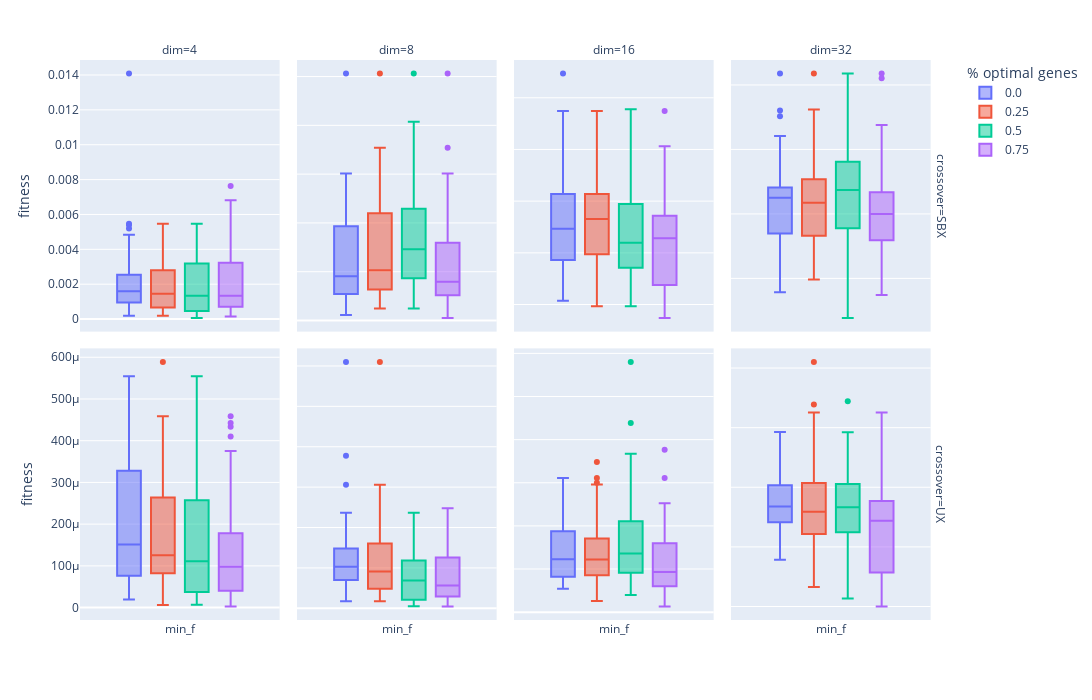

Notebook code cell kept with this figure:
### Code cell
#Performance values for the median seed fitness individuum only

import pandas as pd
import plotly.express as px
import plotly.graph_objects as go
import plotly.subplots as sp

gen = 50

performance_df = pd.read_csv("../data/sphere_function_data_out/performance.csv")
only_last_gen_performance = performance_df[performance_df.generation == gen]

#filter runs with optimal and worst point:
#only_last_gen_performance = only_last_gen_performance[only_last_gen_performance.seed_quality != "udopia"]
#only_last_gen_performance = only_last_gen_performance[only_last_gen_performance.seed_quality != "dystopia"]
only_last_gen_performance = only_last_gen_performance[only_last_gen_performance.seed_quality == "median"]
only_last_gen_performance = only_last_gen_performance[['min_f', 'percentage_of_optimal_genes', 'dim', 'crossover']]


#CI of Fitness = 1
fig = px.box(
    only_last_gen_performance,
    color="percentage_of_optimal_genes",
    facet_col="dim",
    facet_row="crossover",
    labels={
            "value": "fitness",
            "variable": "",
            "percentage_of_optimal_genes": "% optimal genes",
            "traceID_1" : "seed ind"
        },
    height=700, width=1400)
fig.update_yaxes(matches=None)#don't share the y axis

fig.write_image("figures/genome_vs_fitness_impact.pdf")
fig.show()

### Figure 1 — Plotly figure (JSON) as saved in the notebook; plotly's stock layout.template omitted (floating-point values rounded to 4 significant figures)
{"data": [{"alignmentgroup": "True", "hovertemplate": "% optimal genes=0.0<br>crossover=SBX<br>dim=4<br>=%{x}<br>fitness=%{y}<extra></extra>", "legendgroup": "0.0", "marker": {"color": "#636efa"}, "name": "0.0", "notched": false, "offsetgroup": "0.0", "orientation": "v", "showlegend": true, "type": "box", "x": ["min_f", "min_f", "min_f", "min_f", "min_f", "min_f", "min_f", "min_f", "min_f", "min_f", "min_f", "min_f", "min_f", "min_f", "min_f", "min_f", "min_f", "min_f", "min_f", "min_f", "min_f", "min_f", "min_f", "min_f", "min_f", "min_f", "min_f", "min_f", "min_f", "min_f", "min_f"], "x0": " ", "xaxis": "x5", "y": [0.001384, 0.0008812, 0.001665, 0.001334, 0.0004277, 0.001448, 0.002636, 0.003745, 0.0001965, 0.001445, 0.001689, 0.01408, 0.001603, 0.0002542, 0.00519, 0.001294, 0.0006855, 0.00182, 0.0002335, 0.002083, 0.004842, 0.0054, 0.001148, 0.005474, 0.004446, 0.001938, 0.00226, 0.002188, 0.00153, 0.0007743, 0.0004628], "y0": " ", "yaxis": "y5"}, {"alignmentgroup": "True", "hovertemplate": "% optimal genes=0.0<br>crossover=SBX<br>dim=8<br>=%{x}<br>fitness=%{y}<extra></extra>", "legendgroup": "0.0", "marker": {"color": "#636efa"}, "name": "0.0", "notched": false, "offsetgroup": "0.0", "orientation": "v", "showlegend": false, "type": "box", "x": ["min_f", "min_f", "min_f", "min_f", "min_f", "min_f", "min_f", "min_f", "min_f", "min_f", "min_f", "min_f", "min_f", "min_f", "min_f", "min_f", "min_f", "min_f", "min_f", "min_f", "min_f", "min_f", "min_f", "min_f", "min_f", "min_f", "min_f", "min_f", "min_f", "min_f", "min_f"], "x0": " ", "xaxis": "x6", "y": [0.02441, 0.09601, 0.2284, 0.08671, 0.1321, 0.2232, 0.01119, 0.181, 0.1757, 0.01639, 0.02473, 0.05292, 0.09356, 0.1634, 0.07387, 0.06255, 0.1379, 0.05855, 0.1975, 0.2499, 0.03592, 0.09075, 0.05096, 0.0808, 0.301, 0.223, 0.04818, 0.06005, 0.06804, 0.2703, 0.5061], "y0": " ", "yaxis": "y6"}, {"alignmentgroup": "True", "hovertemplate": "% optimal genes=0.0<br>crossover=SBX<br>dim=16<br>=%{x}<br>fitness=%{y}<extra></extra>", "legendgroup": "0.0", "marker": {"color": "#636efa"}, "name": "0.0", "notched": false, "offsetgroup": "0.0", "orientation": "v", "showlegend": false, "type": "box", "x": ["min_f", "min_f", "min_f", "min_f", "min_f", "min_f", "min_f", "min_f", "min_f", "min_f", "min_f", "min_f", "min_f", "min_f", "min_f", "min_f", "min_f", "min_f", "min_f", "min_f", "min_f", "min_f", "min_f", "min_f", "min_f", "min_f", "min_f", "min_f", "min_f", "min_f", "min_f"], "x0": " ", "xaxis": "x7", "y": [1.098, 1.179, 1.244, 1.343, 1.478, 0.7669, 0.9324, 0.8595, 1.232, 0.9317, 0.7973, 1.015, 0.6527, 2.734, 1.148, 1.384, 0.8606, 1.641, 1.614, 1.386, 1.048, 2.153, 0.8689, 2.03, 1.539, 1.535, 2.373, 1.775, 1.073, 0.5364, 1.581], "y0": " ", "yaxis": "y7"}, {"alignmentgroup": "True", "hovertemplate": "% optimal genes=0.0<br>crossover=SBX<br>dim=32<br>=%{x}<br>fitness=%{y}<extra></extra>", "legendgroup": "0.0", "marker": {"color": "#636efa"}, "name": "0.0", "notched": false, "offsetgroup": "0.0", "orientation": "v", "showlegend": false, "type": "box", "x": ["min_f", "min_f", "min_f", "min_f", "min_f", "min_f", "min_f", "min_f", "min_f", "min_f", "min_f", "min_f", "min_f", "min_f", "min_f", "min_f", "min_f", "min_f", "min_f", "min_f", "min_f", "min_f", "min_f", "min_f", "min_f", "min_f", "min_f", "min_f", "min_f", "min_f", "min_f"], "x0": " ", "xaxis": "x8", "y": [5.15, 6.432, 4.067, 10.35, 4.085, 6.73, 5.962, 6.71, 6.244, 7.825, 6.746, 6.03, 6.704, 9.205, 6.705, 7.535, 6.545, 6.419, 5.206, 6.047, 3.849, 8.417, 5.196, 6.575, 3.572, 6.502, 6.982, 9.03, 6.843, 5.0, 6.433], "y0": " ", "yaxis": "y8"}, {"alignmentgroup": "True", "hovertemplate": "% optimal genes=0.0<br>crossover=UX<br>dim=4<br>=%{x}<br>fitness=%{y}<extra></extra>", "legendgroup": "0.0", "marker": {"color": "#636efa"}, "name": "0.0", "notched": false, "offsetgroup": "0.0", "orientation": "v", "showlegend": false, "type": "box", "x": ["min_f", "min_f", "min_f", "min_f", "min_f", "min_f", "min_f", "min_f", "min_f", "min_f", "min_f", "min_f", "min_f", "min_f", "min_f", "min_f", "min_f", "min_f", "min_f", "min_f", "min_f", "min_f", "min_f", "min_f", "min_f", "min_f", "min_f", "min_f", "min_f", "min_f", "min_f"], "x0": " ", "xaxis": "x", "y": [1.945e-05, 3.874e-05, 0.0002865, 0.000342, 0.0001007, 7.485e-05, 0.0001513, 8.426e-05, 0.0001254, 0.000512, 3.956e-05, 0.0001827, 0.0005547, 0.0004584, 0.0001111, 0.0001612, 8.172e-05, 2.089e-05, 0.0001795, 0.0002611, 0.0001368, 0.0004949, 0.0003887, 0.0002416, 2.775e-05, 0.0004103, 8.099e-05, 0.0003514, 4.044e-05, 0.0002712, 5.92e-05], "y0": " ", "yaxis": "y"}, {"alignmentgroup": "True", "hovertemplate": "% optimal genes=0.0<br>crossover=UX<br>dim=8<br>=%{x}<br>fitness=%{y}<extra></extra>", "legendgroup": "0.0", "marker": {"color": "#636efa"}, "name": "0.0", "notched": false, "offsetgroup": "0.0", "orientation": "v", "showlegend": false, "type": "box", "x": ["min_f", "min_f", "min_f", "min_f", "min_f", "min_f", "min_f", "min_f", "min_f", "min_f", "min_f", "min_f", "min_f", "min_f", "min_f", "min_f", "min_f", "min_f", "min_f", "min_f", "min_f", "min_f", "min_f", "min_f", "min_f", "min_f", "min_f", "min_f", "min_f", "min_f", "min_f"], "x0": " ", "xaxis": "x2", "y": [0.00636, 0.00533, 0.004351, 0.007168, 0.002331, 0.00759, 0.003812, 0.01888, 0.003633, 0.003719, 0.03049, 0.01075, 0.004967, 0.004659, 0.006636, 0.007508, 0.00722, 0.01184, 0.002863, 0.00153, 0.01531, 0.004053, 0.005951, 0.001399, 0.003417, 0.0008724, 0.007459, 0.003451, 0.005141, 0.002516, 0.006592], "y0": " ", "yaxis": "y2"}, {"alignmentgroup": "True", "hovertemplate": "% optimal genes=0.0<br>crossover=UX<br>dim=16<br>=%{x}<br>fitness=%{y}<extra></extra>", "legendgroup": "0.0", "marker": {"color": "#636efa"}, "name": "0.0", "notched": false, "offsetgroup": "0.0", "orientation": "v", "showlegend": false, "type": "box", "x": ["min_f", "min_f", "min_f", "min_f", "min_f", "min_f", "min_f", "min_f", "min_f", "min_f", "min_f", "min_f", "min_f", "min_f", "min_f", "min_f", "min_f", "min_f", "min_f", "min_f", "min_f", "min_f", "min_f", "min_f", "min_f", "min_f", "min_f", "min_f", "min_f", "min_f", "min_f"], "x0": " ", "xaxis": "x3", "y": [0.3112, 0.1959, 0.1671, 0.07139, 0.19, 0.07932, 0.3017, 0.1066, 0.06344, 0.0541, 0.08248, 0.05499, 0.2114, 0.2537, 0.06363, 0.1319, 0.1791, 0.136, 0.2196, 0.107, 0.08189, 0.1225, 0.1569, 0.09436, 0.0846, 0.08736, 0.1355, 0.1197, 0.07461, 0.1797, 0.2999], "y0": " ", "yaxis": "y3"}, {"alignmentgroup": "True", "hovertemplate": "% optimal genes=0.0<br>crossover=UX<br>dim=32<br>=%{x}<br>fitness=%{y}<extra></extra>", "legendgroup": "0.0", "marker": {"color": "#636efa"}, "name": "0.0", "notched": false, "offsetgroup": "0.0", "orientation": "v", "showlegend": false, "type": "box", "x": ["min_f", "min_f", "min_f", "min_f", "min_f", "min_f", "min_f", "min_f", "min_f", "min_f", "min_f", "min_f", "min_f", "min_f", "min_f", "min_f", "min_f", "min_f", "min_f", "min_f", "min_f", "min_f", "min_f", "min_f", "min_f", "min_f", "min_f", "min_f", "min_f", "min_f", "min_f"], "x0": " ", "xaxis": "x4", "y": [2.59, 2.546, 2.811, 1.783, 2.788, 3.62, 2.46, 3.614, 3.367, 2.177, 3.109, 1.806, 2.704, 3.357, 2.231, 2.799, 2.678, 2.702, 3.317, 3.225, 2.548, 2.798, 1.966, 3.927, 2.403, 2.715, 2.44, 2.634, 1.871, 1.935, 2.536], "y0": " ", "yaxis": "y4"}, {"alignmentgroup": "True", "hovertemplate": "% optimal genes=0.25<br>crossover=SBX<br>dim=4<br>=%{x}<br>fitness=%{y}<extra></extra>", "legendgroup": "0.25", "marker": {"color": "#EF553B"}, "name": "0.25", "notched": false, "offsetgroup": "0.25", "orientation": "v", "showlegend": true, "type": "box", "x": ["min_f", "min_f", "min_f", "min_f", "min_f", "min_f", "min_f", "min_f", "min_f", "min_f", "min_f", "min_f", "min_f", "min_f", "min_f", "min_f", "min_f", "min_f", "min_f", "min_f", "min_f", "min_f", "min_f", "min_f", "min_f", "min_f", "min_f", "min_f", "min_f", "min_f", "min_f"], "x0": " ", "xaxis": "x5", "y": [0.0005866, 0.0007083, 0.001665, 0.001334, 0.0004277, 0.001448, 0.001928, 0.003745, 0.0001965, 0.00197, 0.0006539, 0.0009385, 0.0004267, 0.0002542, 0.00519, 0.001294, 0.0006855, 0.002534, 0.0002335, 0.002011, 0.004842, 0.0054, 0.002894, 0.005474, 0.004446, 0.001938, 0.0006183, 0.000752, 0.00153, 0.0007743, 0.003947], "y0": " ", "yaxis": "y5"}, {"alignmentgroup": "True", "hovertemplate": "% optimal genes=0.25<br>crossover=SBX<br>dim=8<br>=%{x}<br>fitness=%{y}<extra></extra>", "legendgroup": "0.25", "marker": {"color": "#EF553B"}, "name": "0.25", "notched": false, "offsetgroup": "0.25", "orientation": "v", "showlegend": false, "type": "box", "x": ["min_f", "min_f", "min_f", "min_f", "min_f", "min_f", "min_f", "min_f", "min_f", "min_f", "min_f", "min_f", "min_f", "min_f", "min_f", "min_f", "min_f", "min_f", "min_f", "min_f", "min_f", "min_f", "min_f", "min_f", "min_f", "min_f", "min_f", "min_f", "min_f", "min_f", "min_f"], "x0": " ", "xaxis": "x6", "y": [0.02441, 0.1299, 0.2284, 0.08671, 0.06911, 0.2232, 0.03881, 0.141, 0.1027, 0.2105, 0.2037, 0.05292, 0.06331, 0.1634, 0.09298, 0.06255, 0.1084, 0.05855, 0.1106, 0.2499, 0.354, 0.09075, 0.08228, 0.3062, 0.301, 0.223, 0.06323, 0.06005, 0.02546, 0.07066, 0.5061], "y0": " ", "yaxis": "y6"}, {"alignmentgroup": "True", "hovertemplate": "% optimal genes=0.25<br>crossover=SBX<br>dim=16<br>=%{x}<br>fitness=%{y}<extra></extra>", "legendgroup": "0.25", "marker": {"color": "#EF553B"}, "name": "0.25", "notched": false, "offsetgroup": "0.25", "orientation": "v", "showlegend": false, "type": "box", "x": ["min_f", "min_f", "min_f", "min_f", "min_f", "min_f", "min_f", "min_f", "min_f", "min_f", "min_f", "min_f", "min_f", "min_f", "min_f", "min_f", "min_f", "min_f", "min_f", "min_f", "min_f", "min_f", "min_f", "min_f", "min_f", "min_f", "min_f", "min_f", "min_f", "min_f", "min_f"], "x0": " ", "xaxis": "x7", "y": [1.098, 1.158, 1.244, 0.4837, 1.965, 0.7669, 1.472, 0.9507, 1.232, 1.13, 1.22, 1.38, 0.6527, 1.652, 1.715, 0.6141, 1.286, 1.614, 1.965, 1.532, 0.8664, 1.415, 0.5553, 2.03, 1.539, 1.535, 2.373, 1.507, 1.326, 0.943, 1.581], "y0": " ", "yaxis": "y7"}, {"alignmentgroup": "True", "hovertemplate": "% optimal genes=0.25<br>crossover=SBX<br>dim=32<br>=%{x}<br>fitness=%{y}<extra></extra>", "legendgroup": "0.25", "marker": {"color": "#EF553B"}, "name": "0.25", "notched": false, "offsetgroup": "0.25", "orientation": "v", "showlegend": false, "type": "box", "x": ["min_f", "min_f", "min_f", "min_f", "min_f", "min_f", "min_f", "min_f", "min_f", "min_f", "min_f", "min_f", "min_f", "min_f", "min_f", "min_f", "min_f", "min_f", "min_f", "min_f", "min_f", "min_f", "min_f", "min_f", "min_f", "min_f", "min_f", "min_f", "min_f", "min_f", "min_f"], "x0": " ", "xaxis": "x8", "y": [5.15, 4.33, 6.79, 10.35, 6.264, 6.343, 5.962, 4.922, 7.725, 5.311, 6.746, 7.15, 4.245, 7.457, 6.405, 4.479, 5.596, 6.419, 5.783, 6.047, 5.974, 8.417, 5.196, 5.371, 3.964, 6.596, 7.674, 9.03, 6.843, 6.717, 9.237], "y0": " ", "yaxis": "y8"}, {"alignmentgroup": "True", "hovertemplate": "% optimal genes=0.25<br>crossover=UX<br>dim=4<br>=%{x}<br>fitness=%{y}<extra></extra>", "legendgroup": "0.25", "marker": {"color": "#EF553B"}, "name": "0.25", "notched": false, "offsetgroup": "0.25", "orientation": "v", "showlegend": false, "type": "box", "x": ["min_f", "min_f", "min_f", "min_f", "min_f", "min_f", "min_f", "min_f", "min_f", "min_f", "min_f", "min_f", "min_f", "min_f", "min_f", "min_f", "min_f", "min_f", "min_f", "min_f", "min_f", "min_f", "min_f", "min_f", "min_f", "min_f", "min_f", "min_f", "min_f", "min_f", "min_f"], "x0": " ", "xaxis": "x", "y": [0.0003098, 9.197e-05, 0.0002865, 8.611e-05, 0.0001007, 7.485e-05, 0.000294, 8.426e-05, 0.0001254, 8.525e-05, 0.0003717, 0.0005887, 2.289e-05, 0.0004584, 0.0001111, 0.0001612, 8.172e-05, 6.384e-06, 0.0001795, 0.0002307, 0.0001368, 4.97e-05, 0.0002011, 6.778e-05, 2.775e-05, 0.0004103, 0.0002407, 8.003e-05, 0.0001084, 0.0002712, 0.0001446], "y0": " ", "yaxis": "y"}, {"alignmentgroup": "True", "hovertemplate": "% optimal genes=0.25<br>crossover=UX<br>dim=8<br>=%{x}<br>fitness=%{y}<extra></extra>", "legendgroup": "0.25", "marker": {"color": "#EF553B"}, "name": "0.25", "notched": false, "offsetgroup": "0.25", "orientation": "v", "showlegend": false, "type": "box", "x": ["min_f", "min_f", "min_f", "min_f", "min_f", "min_f", "min_f", "min_f", "min_f", "min_f", "min_f", "min_f", "min_f", "min_f", "min_f", "min_f", "min_f", "min_f", "min_f", "min_f", "min_f", "min_f", "min_f", "min_f", "min_f", "min_f", "min_f", "min_f", "min_f", "min_f", "min_f"], "x0": " ", "xaxis": "x2", "y": [0.007033, 0.003345, 0.004351, 0.007168, 0.00901, 0.002846, 0.00145, 0.008182, 0.001548, 0.003806, 0.03049, 0.01075, 0.004548, 0.004659, 0.01006, 0.007508, 0.00722, 0.01184, 0.006927, 0.008733, 0.01531, 0.001342, 0.00237, 0.002301, 0.003417, 0.0008724, 0.0008844, 0.003451, 0.002582, 0.001455, 0.006592], "y0": " ", "yaxis": "y2"}, {"alignmentgroup": "True", "hovertemplate": "% optimal genes=0.25<br>crossover=UX<br>dim=16<br>=%{x}<br>fitness=%{y}<extra></extra>", "legendgroup": "0.25", "marker": {"color": "#EF553B"}, "name": "0.25", "notched": false, "offsetgroup": "0.25", "orientation": "v", "showlegend": false, "type": "box", "x": ["min_f", "min_f", "min_f", "min_f", "min_f", "min_f", "min_f", "min_f", "min_f", "min_f", "min_f", "min_f", "min_f", "min_f", "min_f", "min_f", "min_f", "min_f", "min_f", "min_f", "min_f", "min_f", "min_f", "min_f", "min_f", "min_f", "min_f", "min_f", "min_f", "min_f", "min_f"], "x0": " ", "xaxis": "x3", "y": [0.3112, 0.1218, 0.1671, 0.07657, 0.1374, 0.07932, 0.1126, 0.1699, 0.06344, 0.07307, 0.02563, 0.1127, 0.2114, 0.2537, 0.348, 0.06136, 0.123, 0.1534, 0.1293, 0.107, 0.1142, 0.06404, 0.09629, 0.09436, 0.0846, 0.08736, 0.1355, 0.2961, 0.1708, 0.1797, 0.2999], "y0": " ", "yaxis": "y3"}, {"alignmentgroup": "True", "hovertemplate": "% optimal genes=0.25<br>crossover=UX<br>dim=32<br>=%{x}<br>fitness=%{y}<extra></extra>", "legendgroup": "0.25", "marker": {"color": "#EF553B"}, "name": "0.25", "notched": false, "offsetgroup": "0.25", "orientation": "v", "showlegend": false, "type": "box", "x": ["min_f", "min_f", "min_f", "min_f", "min_f", "min_f", "min_f", "min_f", "min_f", "min_f", "min_f", "min_f", "min_f", "min_f", "min_f", "min_f", "min_f", "min_f", "min_f", "min_f", "min_f", "min_f", "min_f", "min_f", "min_f", "min_f", "min_f", "min_f", "min_f", "min_f", "min_f"], "x0": " ", "xaxis": "x4", "y": [2.59, 2.285, 2.195, 2.661, 2.191, 4.389, 2.46, 1.328, 2.96, 5.102, 3.109, 1.503, 2.529, 4.256, 2.118, 2.837, 1.855, 2.702, 3.317, 3.225, 2.548, 2.798, 1.966, 3.925, 2.342, 2.464, 2.663, 2.634, 1.871, 4.041, 2.417], "y0": " ", "yaxis": "y4"}, {"alignmentgroup": "True", "hovertemplate": "% optimal genes=0.5<br>crossover=SBX<br>dim=4<br>=%{x}<br>fitness=%{y}<extra></extra>", "legendgroup": "0.5", "marker": {"color": "#00cc96"}, "name": "0.5", "notched": false, "offsetgroup": "0.5", "orientation": "v", "showlegend": true, "type": "box", "x": ["min_f", "min_f", "min_f", "min_f", "min_f", "min_f", "min_f", "min_f", "min_f", "min_f", "min_f", "min_f", "min_f", "min_f", "min_f", "min_f", "min_f", "min_f", "min_f", "min_f", "min_f", "min_f", "min_f", "min_f", "min_f", "min_f", "min_f", "min_f", "min_f", "min_f", "min_f"], "x0": " ", "xaxis": "x5", "y": [6.073e-05, 0.0008812, 0.001665, 0.001334, 0.0004277, 0.001448, 0.0002033, 0.003745, 0.0001965, 0.001681, 0.001689, 0.0007862, 0.004039, 0.0002542, 0.00519, 0.001294, 0.0006855, 0.003294, 0.0002335, 0.0005743, 0.004842, 0.0054, 0.002894, 0.005474, 0.004446, 0.001938, 0.002461, 0.000752, 7.98e-05, 0.0007743, 0.0001353], "y0": " ", "yaxis": "y5"}, {"alignmentgroup": "True", "hovertemplate": "% optimal genes=0.5<br>crossover=SBX<br>dim=8<br>=%{x}<br>fitness=%{y}<extra></extra>", "legendgroup": "0.5", "marker": {"color": "#00cc96"}, "name": "0.5", "notched": false, "offsetgroup": "0.5", "orientation": "v", "showlegend": false, "type": "box", "x": ["min_f", "min_f", "min_f", "min_f", "min_f", "min_f", "min_f", "min_f", "min_f", "min_f", "min_f", "min_f", "min_f", "min_f", "min_f", "min_f", "min_f", "min_f", "min_f", "min_f", "min_f", "min_f", "min_f", "min_f", "min_f", "min_f", "min_f", "min_f", "min_f", "min_f", "min_f"], "x0": " ", "xaxis": "x6", "y": [0.02441, 0.09601, 0.2284, 0.08671, 0.1463, 0.247, 0.2322, 0.2832, 0.229, 0.09474, 0.2215, 0.05292, 0.1557, 0.1634, 0.4072, 0.1533, 0.1379, 0.05855, 0.1204, 0.2499, 0.212, 0.1318, 0.09759, 0.02623, 0.301, 0.223, 0.03074, 0.06005, 0.07764, 0.08692, 0.5061], "y0": " ", "yaxis": "y6"}, {"alignmentgroup": "True", "hovertemplate": "% optimal genes=0.5<br>crossover=SBX<br>dim=16<br>=%{x}<br>fitness=%{y}<extra></extra>", "legendgroup": "0.5", "marker": {"color": "#00cc96"}, "name": "0.5", "notched": false, "offsetgroup": "0.5", "orientation": "v", "showlegend": false, "type": "box", "x": ["min_f", "min_f", "min_f", "min_f", "min_f", "min_f", "min_f", "min_f", "min_f", "min_f", "min_f", "min_f", "min_f", "min_f", "min_f", "min_f", "min_f", "min_f", "min_f", "min_f", "min_f", "min_f", "min_f", "min_f", "min_f", "min_f", "min_f", "min_f", "min_f", "min_f", "min_f"], "x0": " ", "xaxis": "x7", "y": [1.098, 1.211, 1.244, 1.102, 1.073, 0.7669, 0.8296, 1.214, 1.232, 0.9317, 1.12, 1.083, 0.6527, 1.518, 0.6864, 2.097, 1.339, 0.767, 1.066, 0.5052, 1.048, 0.7297, 0.9381, 2.03, 1.539, 1.535, 2.373, 2.39, 0.4825, 0.9429, 1.581], "y0": " ", "yaxis": "y7"}, {"alignmentgroup": "True", "hovertemplate": "% optimal genes=0.5<br>crossover=SBX<br>dim=32<br>=%{x}<br>fitness=%{y}<extra></extra>", "legendgroup": "0.5", "marker": {"color": "#00cc96"}, "name": "0.5", "notched": false, "offsetgroup": "0.5", "orientation": "v", "showlegend": false, "type": "box", "x": ["min_f", "min_f", "min_f", "min_f", "min_f", "min_f", "min_f", "min_f", "min_f", "min_f", "min_f", "min_f", "min_f", "min_f", "min_f", "min_f", "min_f", "min_f", "min_f", "min_f", "min_f", "min_f", "min_f", "min_f", "min_f", "min_f", "min_f", "min_f", "min_f", "min_f", "min_f"], "x0": " ", "xaxis": "x8", "y": [5.15, 3.702, 8.22, 10.35, 5.376, 6.76, 5.962, 6.0, 6.414, 7.825, 6.746, 6.038, 8.134, 7.462, 6.933, 6.996, 7.228, 6.419, 6.935, 6.047, 2.771, 8.417, 5.196, 5.371, 3.686, 5.423, 7.674, 6.024, 6.843, 7.723, 9.237], "y0": " ", "yaxis": "y8"}, {"alignmentgroup": "True", "hovertemplate": "% optimal genes=0.5<br>crossover=UX<br>dim=4<br>=%{x}<br>fitness=%{y}<extra></extra>", "legendgroup": "0.5", "marker": {"color": "#00cc96"}, "name": "0.5", "notched": false, "offsetgroup": "0.5", "orientation": "v", "showlegend": false, "type": "box", "x": ["min_f", "min_f", "min_f", "min_f", "min_f", "min_f", "min_f", "min_f", "min_f", "min_f", "min_f", "min_f", "min_f", "min_f", "min_f", "min_f", "min_f", "min_f", "min_f", "min_f", "min_f", "min_f", "min_f", "min_f", "min_f", "min_f", "min_f", "min_f", "min_f", "min_f", "min_f"], "x0": " ", "xaxis": "x", "y": [0.0001338, 1.74e-05, 0.0002865, 3.325e-05, 0.0001007, 7.485e-05, 3.319e-05, 8.426e-05, 0.0001254, 0.0002153, 0.0002962, 0.0001896, 0.0005547, 0.0004584, 0.0001111, 0.0001612, 8.172e-05, 0.0003828, 0.0001795, 0.0003492, 6.734e-06, 4.97e-05, 9.298e-06, 3.276e-05, 2.775e-05, 0.0004103, 0.0001069, 9.125e-05, 2.486e-05, 0.0002712, 0.0001446], "y0": " ", "yaxis": "y"}, {"alignmentgroup": "True", "hovertemplate": "% optimal genes=0.5<br>crossover=UX<br>dim=8<br>=%{x}<br>fitness=%{y}<extra></extra>", "legendgroup": "0.5", "marker": {"color": "#00cc96"}, "name": "0.5", "notched": false, "offsetgroup": "0.5", "orientation": "v", "showlegend": false, "type": "box", "x": ["min_f", "min_f", "min_f", "min_f", "min_f", "min_f", "min_f", "min_f", "min_f", "min_f", "min_f", "min_f", "min_f", "min_f", "min_f", "min_f", "min_f", "min_f", "min_f", "min_f", "min_f", "min_f", "min_f", "min_f", "min_f", "min_f", "min_f", "min_f", "min_f", "min_f", "min_f"], "x0": " ", "xaxis": "x2", "y": [0.005192, 0.003062, 0.004351, 0.007168, 0.0002709, 0.004717, 0.00145, 0.003312, 0.0004637, 0.009385, 0.006148, 0.01075, 0.004548, 0.004659, 0.002682, 0.002793, 0.0008346, 0.01184, 0.006927, 0.009372, 0.0005059, 0.001342, 0.0009495, 0.004812, 0.003417, 0.0008724, 0.004985, 0.003451, 0.0002574, 0.000666, 0.006592], "y0": " ", "yaxis": "y2"}, {"alignmentgroup": "True", "hovertemplate": "% optimal genes=0.5<br>crossover=UX<br>dim=16<br>=%{x}<br>fitness=%{y}<extra></extra>", "legendgroup": "0.5", "marker": {"color": "#00cc96"}, "name": "0.5", "notched": false, "offsetgroup": "0.5", "orientation": "v", "showlegend": false, "type": "box", "x": ["min_f", "min_f", "min_f", "min_f", "min_f", "min_f", "min_f", "min_f", "min_f", "min_f", "min_f", "min_f", "min_f", "min_f", "min_f", "min_f", "min_f", "min_f", "min_f", "min_f", "min_f", "min_f", "min_f", "min_f", "min_f", "min_f", "min_f", "min_f", "min_f", "min_f", "min_f"], "x0": " ", "xaxis": "x3", "y": [0.3112, 0.1568, 0.1671, 0.1255, 0.1895, 0.07932, 0.07924, 0.58, 0.06344, 0.2301, 0.1584, 0.2088, 0.2114, 0.1436, 0.1598, 0.1319, 0.2328, 0.136, 0.4386, 0.07243, 0.03943, 0.09045, 0.09629, 0.09436, 0.0846, 0.08736, 0.1355, 0.1032, 0.1349, 0.3674, 0.2921], "y0": " ", "yaxis": "y3"}, {"alignmentgroup": "True", "hovertemplate": "% optimal genes=0.5<br>crossover=UX<br>dim=32<br>=%{x}<br>fitness=%{y}<extra></extra>", "legendgroup": "0.5", "marker": {"color": "#00cc96"}, "name": "0.5", "notched": false, "offsetgroup": "0.5", "orientation": "v", "showlegend": false, "type": "box", "x": ["min_f", "min_f", "min_f", "min_f", "min_f", "min_f", "min_f", "min_f", "min_f", "min_f", "min_f", "min_f", "min_f", "min_f", "min_f", "min_f", "min_f", "min_f", "min_f", "min_f", "min_f", "min_f", "min_f", "min_f", "min_f", "min_f", "min_f", "min_f", "min_f", "min_f", "min_f"], "x0": " ", "xaxis": "x4", "y": [2.59, 2.546, 2.216, 2.661, 2.722, 1.799, 2.338, 2.681, 3.883, 4.445, 3.109, 2.896, 2.871, 3.357, 2.538, 2.819, 1.935, 2.702, 3.317, 3.225, 2.548, 2.798, 1.966, 3.925, 1.136, 1.687, 2.663, 2.634, 1.871, 3.464, 1.627], "y0": " ", "yaxis": "y4"}, {"alignmentgroup": "True", "hovertemplate": "% optimal genes=0.75<br>crossover=SBX<br>dim=4<br>=%{x}<br>fitness=%{y}<extra></extra>", "legendgroup": "0.75", "marker": {"color": "#ab63fa"}, "name": "0.75", "notched": false, "offsetgroup": "0.75", "orientation": "v", "showlegend": true, "type": "box", "x": ["min_f", "min_f", "min_f", "min_f", "min_f", "min_f", "min_f", "min_f", "min_f", "min_f", "min_f", "min_f", "min_f", "min_f", "min_f", "min_f", "min_f", "min_f", "min_f", "min_f", "min_f", "min_f", "min_f", "min_f", "min_f", "min_f", "min_f", "min_f", "min_f", "min_f", "min_f"], "x0": " ", "xaxis": "x5", "y": [0.006817, 0.0008812, 0.001665, 0.001334, 0.0004277, 0.001448, 0.0001651, 0.003745, 0.0001965, 0.003014, 0.001689, 0.0007862, 0.001603, 0.0002542, 0.00519, 0.001294, 0.0006855, 0.003295, 0.0002335, 0.001954, 0.004842, 0.0005747, 0.0007759, 0.001172, 0.004446, 0.001938, 0.004232, 0.000752, 0.007628, 0.0007743, 0.0001447], "y0": " ", "yaxis": "y5"}, {"alignmentgroup": "True", "hovertemplate": "% optimal genes=0.75<br>crossover=SBX<br>dim=8<br>=%{x}<br>fitness=%{y}<extra></extra>", "legendgroup": "0.75", "marker": {"color": "#ab63fa"}, "name": "0.75", "notched": false, "offsetgroup": "0.75", "orientation": "v", "showlegend": false, "type": "box", "x": ["min_f", "min_f", "min_f", "min_f", "min_f", "min_f", "min_f", "min_f", "min_f", "min_f", "min_f", "min_f", "min_f", "min_f", "min_f", "min_f", "min_f", "min_f", "min_f", "min_f", "min_f", "min_f", "min_f", "min_f", "min_f", "min_f", "min_f", "min_f", "min_f", "min_f", "min_f"], "x0": " ", "xaxis": "x6", "y": [0.1465, 0.0698, 0.07656, 0.08671, 0.1057, 0.01721, 0.2036, 0.22, 0.2045, 0.01639, 0.1172, 0.05292, 0.05993, 0.1634, 0.03551, 0.07923, 0.1379, 0.0429, 0.08987, 0.005041, 0.354, 0.02228, 0.06843, 0.0512, 0.301, 0.223, 0.02805, 0.06005, 0.07764, 0.1182, 0.5061], "y0": " ", "yaxis": "y6"}, {"alignmentgroup": "True", "hovertemplate": "% optimal genes=0.75<br>crossover=SBX<br>dim=16<br>=%{x}<br>fitness=%{y}<extra></extra>", "legendgroup": "0.75", "marker": {"color": "#ab63fa"}, "name": "0.75", "notched": false, "offsetgroup": "0.75", "orientation": "v", "showlegend": false, "type": "box", "x": ["min_f", "min_f", "min_f", "min_f", "min_f", "min_f", "min_f", "min_f", "min_f", "min_f", "min_f", "min_f", "min_f", "min_f", "min_f", "min_f", "min_f", "min_f", "min_f", "min_f", "min_f", "min_f", "min_f", "min_f", "min_f", "min_f", "min_f", "min_f", "min_f", "min_f", "min_f"], "x0": " ", "xaxis": "x7", "y": [1.098, 1.154, 1.244, 1.247, 1.278, 0.7669, 0.3694, 1.522, 1.232, 1.071, 0.7486, 0.4147, 0.6527, 1.357, 0.7512, 0.6141, 0.7945, 1.14, 1.358, 1.233, 0.5524, 1.078, 0.6697, 2.03, 1.539, 1.535, 2.373, 1.705, 0.6596, 0.6516, 1.581], "y0": " ", "yaxis": "y7"}, {"alignmentgroup": "True", "hovertemplate": "% optimal genes=0.75<br>crossover=SBX<br>dim=32<br>=%{x}<br>fitness=%{y}<extra></extra>", "legendgroup": "0.75", "marker": {"color": "#ab63fa"}, "name": "0.75", "notched": false, "offsetgroup": "0.75", "orientation": "v", "showlegend": false, "type": "box", "x": ["min_f", "min_f", "min_f", "min_f", "min_f", "min_f", "min_f", "min_f", "min_f", "min_f", "min_f", "min_f", "min_f", "min_f", "min_f", "min_f", "min_f", "min_f", "min_f", "min_f", "min_f", "min_f", "min_f", "min_f", "min_f", "min_f", "min_f", "min_f", "min_f", "min_f", "min_f"], "x0": " ", "xaxis": "x8", "y": [4.797, 3.485, 5.373, 10.35, 8.758, 6.106, 5.962, 5.999, 6.414, 6.284, 6.746, 3.86, 5.109, 5.477, 6.705, 5.918, 10.21, 6.419, 5.141, 6.047, 5.317, 8.417, 4.869, 6.575, 5.031, 5.935, 6.982, 3.939, 6.843, 6.068, 5.666], "y0": " ", "yaxis": "y8"}, {"alignmentgroup": "True", "hovertemplate": "% optimal genes=0.75<br>crossover=UX<br>dim=4<br>=%{x}<br>fitness=%{y}<extra></extra>", "legendgroup": "0.75", "marker": {"color": "#ab63fa"}, "name": "0.75", "notched": false, "offsetgroup": "0.75", "orientation": "v", "showlegend": false, "type": "box", "x": ["min_f", "min_f", "min_f", "min_f", "min_f", "min_f", "min_f", "min_f", "min_f", "min_f", "min_f", "min_f", "min_f", "min_f", "min_f", "min_f", "min_f", "min_f", "min_f", "min_f", "min_f", "min_f", "min_f", "min_f", "min_f", "min_f", "min_f", "min_f", "min_f", "min_f", "min_f"], "x0": " ", "xaxis": "x", "y": [0.0001338, 3.874e-05, 7.825e-06, 3.325e-05, 0.0001007, 7.485e-05, 9.781e-05, 8.426e-05, 0.0001254, 0.0001731, 0.0004332, 4.009e-05, 0.0003752, 0.0004584, 0.0001111, 0.0001612, 8.172e-05, 0.0001384, 0.0001795, 8.597e-05, 0.0004424, 4.97e-05, 9.298e-06, 7.934e-06, 2.775e-05, 0.0004103, 4.574e-05, 4.209e-05, 0.0002546, 0.0002712, 2.765e-06], "y0": " ", "yaxis": "y"}, {"alignmentgroup": "True", "hovertemplate": "% optimal genes=0.75<br>crossover=UX<br>dim=8<br>=%{x}<br>fitness=%{y}<extra></extra>", "legendgroup": "0.75", "marker": {"color": "#ab63fa"}, "name": "0.75", "notched": false, "offsetgroup": "0.75", "orientation": "v", "showlegend": false, "type": "box", "x": ["min_f", "min_f", "min_f", "min_f", "min_f", "min_f", "min_f", "min_f", "min_f", "min_f", "min_f", "min_f", "min_f", "min_f", "min_f", "min_f", "min_f", "min_f", "min_f", "min_f", "min_f", "min_f", "min_f", "min_f", "min_f", "min_f", "min_f", "min_f", "min_f", "min_f", "min_f"], "x0": " ", "xaxis": "x2", "y": [0.002203, 0.00533, 0.002575, 0.007168, 0.001221, 0.0002357, 0.002249, 0.001793, 0.0002874, 0.003719, 0.006148, 0.01075, 0.006354, 0.004659, 0.002329, 0.002571, 0.002814, 0.01184, 0.006927, 0.002452, 0.0003237, 0.001342, 0.01239, 0.0008814, 0.003417, 0.0008724, 0.007734, 0.003451, 0.003846, 0.000666, 0.006592], "y0": " ", "yaxis": "y2"}, {"alignmentgroup": "True", "hovertemplate": "% optimal genes=0.75<br>crossover=UX<br>dim=16<br>=%{x}<br>fitness=%{y}<extra></extra>", "legendgroup": "0.75", "marker": {"color": "#ab63fa"}, "name": "0.75", "notched": false, "offsetgroup": "0.75", "orientation": "v", "showlegend": false, "type": "box", "x": ["min_f", "min_f", "min_f", "min_f", "min_f", "min_f", "min_f", "min_f", "min_f", "min_f", "min_f", "min_f", "min_f", "min_f", "min_f", "min_f", "min_f", "min_f", "min_f", "min_f", "min_f", "min_f", "min_f", "min_f", "min_f", "min_f", "min_f", "min_f", "min_f", "min_f", "min_f"], "x0": " ", "xaxis": "x3", "y": [0.3112, 0.05454, 0.08515, 0.1938, 0.01323, 0.07932, 0.09877, 0.07753, 0.05185, 0.2301, 0.05213, 0.03783, 0.2114, 0.09309, 0.08727, 0.05295, 0.1227, 0.2524, 0.1276, 0.107, 0.03879, 0.1674, 0.0432, 0.09436, 0.0846, 0.08736, 0.1355, 0.1032, 0.3767, 0.07764, 0.1956], "y0": " ", "yaxis": "y3"}, {"alignmentgroup": "True", "hovertemplate": "% optimal genes=0.75<br>crossover=UX<br>dim=32<br>=%{x}<br>fitness=%{y}<extra></extra>", "legendgroup": "0.75", "marker": {"color": "#ab63fa"}, "name": "0.75", "notched": false, "offsetgroup": "0.75", "orientation": "v", "showlegend": false, "type": "box", "x": ["min_f", "min_f", "min_f", "min_f", "min_f", "min_f", "min_f", "min_f", "min_f", "min_f", "min_f", "min_f", "min_f", "min_f", "min_f", "min_f", "min_f", "min_f", "min_f", "min_f", "min_f", "min_f", "min_f", "min_f", "min_f", "min_f", "min_f", "min_f", "min_f", "min_f", "min_f"], "x0": " ", "xaxis": "x4", "y": [2.59, 1.126, 1.729, 2.661, 3.466, 1.422, 1.145, 2.089, 1.699, 2.769, 3.109, 1.202, 2.769, 4.256, 2.231, 2.181, 1.065, 2.702, 1.316, 3.225, 2.548, 2.798, 1.74, 3.927, 1.001, 2.715, 2.44, 2.838, 1.815, 1.527, 2.589], "y0": " ", "yaxis": "y4"}], "layout": {"annotations": [{"font": {}, "showarrow": false, "text": "dim=4", "x": 0.115, "xanchor": "center", "xref": "paper", "y": 1, "yanchor": "bottom", "yref": "paper"}, {"font": {}, "showarrow": false, "text": "dim=8", "x": 0.365, "xanchor": "center", "xref": "paper", "y": 1, "yanchor": "bottom", "yref": "paper"}, {"font": {}, "showarrow": false, "text": "dim=16", "x": 0.615, "xanchor": "center", "xref": "paper", "y": 1, "yanchor": "bottom", "yref": "paper"}, {"font": {}, "showarrow": false, "text": "dim=32", "x": 0.865, "xanchor": "center", "xref": "paper", "y": 1, "yanchor": "bottom", "yref": "paper"}, {"font": {}, "showarrow": false, "text": "crossover=UX", "textangle": 90, "x": 0.98, "xanchor": "left", "xref": "paper", "y": 0.2425, "yanchor": "middle", "yref": "paper"}, {"font": {}, "showarrow": false, "text": "crossover=SBX", "textangle": 90, "x": 0.98, "xanchor": "left", "xref": "paper", "y": 0.7575, "yanchor": "middle", "yref": "paper"}], "boxmode": "group", "height": 700, "legend": {"title": {"text": "% optimal genes"}, "tracegroupgap": 0}, "margin": {"t": 60}, "width": 1400, "xaxis": {"anchor": "y", "domain": [0, 0.23], "title": {"text": ""}}, "xaxis2": {"anchor": "y2", "domain": [0.25, 0.48], "matches": "x", "title": {"text": ""}}, "xaxis3": {"anchor": "y3", "domain": [0.5, 0.73], "matches": "x", "title": {"text": ""}}, "xaxis4": {"anchor": "y4", "domain": [0.75, 0.98], "matches": "x", "title": {"text": ""}}, "xaxis5": {"anchor": "y5", "domain": [0, 0.23], "matches": "x", "showticklabels": false}, "xaxis6": {"anchor": "y6", "domain": [0.25, 0.48], "matches": "x", "showticklabels": false}, "xaxis7": {"anchor": "y7", "domain": [0.5, 0.73], "matches": "x", "showticklabels": false}, "xaxis8": {"anchor": "y8", "domain": [0.75, 0.98], "matches": "x", "showticklabels": false}, "yaxis": {"anchor": "x", "domain": [0, 0.485], "title": {"text": "fitness"}}, "yaxis2": {"anchor": "x2", "domain": [0, 0.485], "showticklabels": false}, "yaxis3": {"anchor": "x3", "domain": [0, 0.485], "showticklabels": false}, "yaxis4": {"anchor": "x4", "domain": [0, 0.485], "showticklabels": false}, "yaxis5": {"anchor": "x5", "domain": [0.515, 1], "title": {"text": "fitness"}}, "yaxis6": {"anchor": "x6", "domain": [0.515, 1], "showticklabels": false}, "yaxis7": {"anchor": "x7", "domain": [0.515, 1], "showticklabels": false}, "yaxis8": {"anchor": "x8", "domain": [0.515, 1], "showticklabels": false}}}
